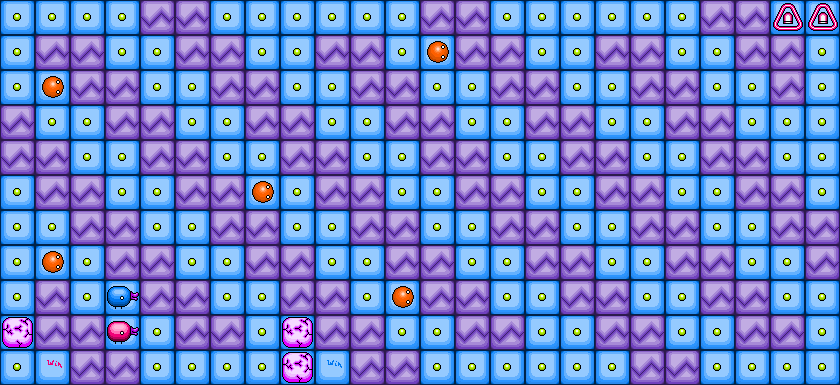

Rendered tile map (Tiled .tmx) drawn with the repository's tilesets; below, a short description and the full map source, tile grids included:
An orthogonal 24x11 tile map with 35x35 px tiles, 1 tile layer (main).

<map version="1.0" orientation="orthogonal" renderorder="right-down" width="24" height="11" tilewidth="35" tileheight="35" nextobjectid="1">
 <tileset firstgid="1" name="tiles" tilewidth="35" tileheight="35" tilecount="98">
  <image source="../assets/tiles.png" width="1715" height="70" />
 </tileset>
 <layer name="main" width="24" height="11">
  <data encoding="csv">
51,51,51,51,67,67,51,51,51,51,51,51,67,67,51,51,51,51,51,51,67,67,54,54,
51,67,67,51,51,67,67,51,51,67,67,51,62,67,67,51,51,67,67,51,51,67,67,51,
51,62,67,67,51,51,67,67,51,51,67,67,51,51,67,67,51,51,67,67,51,51,67,51,
67,51,51,67,67,51,51,67,67,51,51,67,67,51,51,67,67,51,51,67,67,51,51,51,
67,67,51,51,67,67,51,51,67,67,51,51,67,67,51,51,67,67,51,51,67,67,51,51,
51,67,67,51,51,67,67,62,51,67,67,51,51,67,67,51,51,67,67,51,51,67,67,51,
51,51,67,67,51,51,67,67,51,51,67,67,51,51,67,67,51,51,67,67,51,51,67,67,
51,62,51,67,67,51,51,67,67,51,51,67,67,51,51,67,67,51,51,67,67,51,51,67,
51,67,51,56,67,67,51,51,67,67,51,62,67,67,51,51,67,67,51,51,67,67,51,51,
53,67,67,55,51,67,67,51,53,67,67,51,51,67,67,51,51,67,67,51,51,67,67,51,
51,59,67,67,51,51,51,51,53,60,67,67,51,51,51,51,51,51,67,67,51,51,51,51
</data>
 </layer>
</map>